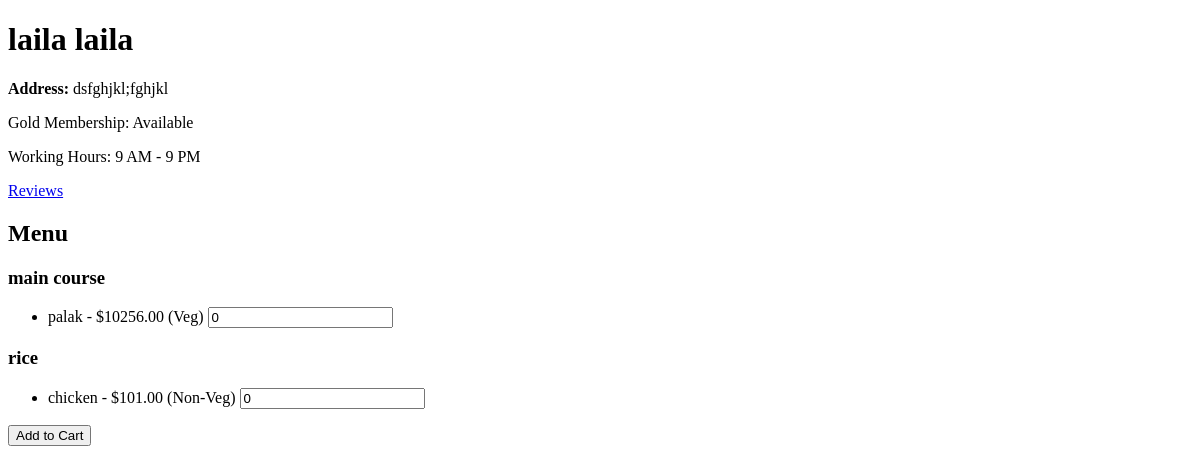
/restaurant/restaurant/1/, run on an earlier commit of the app's database.
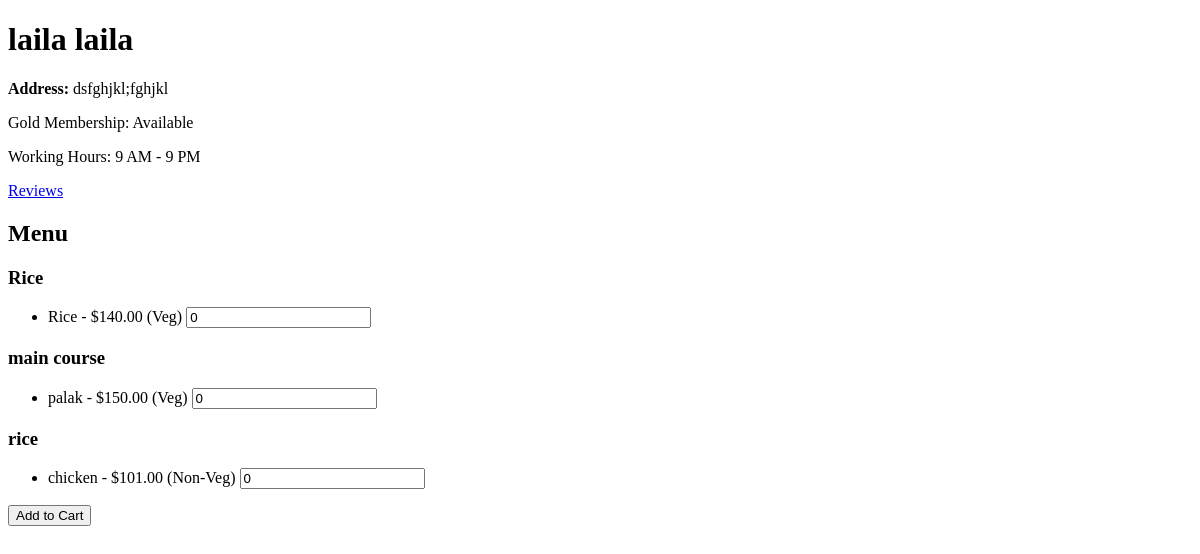
And on a later commit of the database.
### restaurant/models.py (models this page shows, shortened)
class MenuItem(models.Model):
    restaurant = models.ForeignKey('Restaurant', on_delete=models.CASCADE, related_name='menu_items')
    name = models.CharField(max_length=255)
    description = models.TextField(null=True, blank=True)
    price = models.DecimalField(max_digits=10, decimal_places=2)
    is_veg = models.BooleanField(default=True)
    category = models.CharField(max_length=100, default='general')

### restaurant/views.py (the view)
# urls.py: path('restaurant/<int:restaurant_id>/', views.restaurant_detail, name='restaurant_detail'),
def restaurant_detail(request, restaurant_id):
    restaurant = get_object_or_404(Restaurant, id=restaurant_id)
    menu_items = MenuItem.objects.filter(restaurant=restaurant).order_by('category')  # Order by category
    grouped_menu_items = {category: list(items) for category, items in groupby(menu_items, key=attrgetter('category'))}
    context = {
        'restaurant': restaurant,
        'grouped_menu_items': grouped_menu_items,
        'reviews': RestaurantReview.objects.filter(restaurant=restaurant)
    }
    return render(request, 'restaurant/restaurant_detail.html', context)

### restaurant/templates/restaurant/restaurant_detail.html (shortened to what this page needs)
<!DOCTYPE html>
<html lang="en">
<head>
</head>
<body>
    <h1>{{ restaurant.name }}</h1>
    <p><strong>Address:</strong> {{ restaurant.address }}</p>
    <p>Gold Membership: {% if restaurant.offers_gold %} Available {% else %} Not Available {% endif %}</p>
    <p>Working Hours: {{ restaurant.working_hours }}</p>
    <a href="{% url 'restaurant_reviews' restaurant.id %}">Reviews</a>
    <h2>Menu</h2>
    <form method="POST" action="{% url 'place_restaurant_order' restaurant.id %}">
        {% for category, items in grouped_menu_items.items %}
            <h3>{{ category }}</h3>
            <ul>
                {% for item in items %}
                    <li>
                        {{ item.name }} - ${{ item.price }}{% if item.is_veg %} (Veg){% else %} (Non-Veg){% endif %}
                        <input type="number" name="item_{{ item.id }}" min="0" placeholder="Quantity" value="0">
                    </li>
                {% endfor %}
            </ul>
        {% empty %}
            <p>No menu items available.</p>
        {% endfor %}
        <button type="submit">Add to Cart</button>
    </form>
</body>
</html>

What changed in the data, as far as the page shows it:
added MenuItem: category "Rice", name "Rice", price "140.00", is_veg "(Veg)"
changed MenuItem "main course": price "10256.00" → "150.00"
